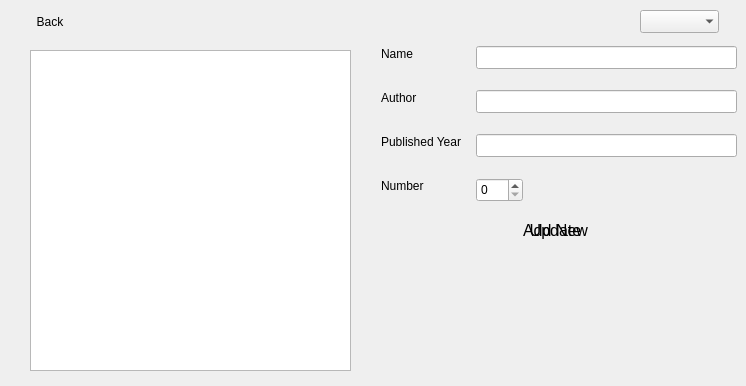
<?xml version="1.0" encoding="UTF-8"?>
<ui version="4.0">
 <class>book_edit</class>
 <widget class="QWidget" name="book_edit">
  <property name="geometry">
   <rect>
    <x>0</x>
    <y>0</y>
    <width>746</width>
    <height>386</height>
   </rect>
  </property>
  <property name="windowTitle">
   <string>Form</string>
  </property>
  <widget class="QLabel" name="Name_label">
   <property name="geometry">
    <rect>
     <x>381</x>
     <y>46</y>
     <width>36</width>
     <height>16</height>
    </rect>
   </property>
   <property name="text">
    <string>Name</string>
   </property>
  </widget>
  <widget class="QLabel" name="Author_label">
   <property name="geometry">
    <rect>
     <x>381</x>
     <y>90</y>
     <width>41</width>
     <height>16</height>
    </rect>
   </property>
   <property name="text">
    <string>Author</string>
   </property>
  </widget>
  <widget class="QLabel" name="Pub_label">
   <property name="geometry">
    <rect>
     <x>381</x>
     <y>134</y>
     <width>89</width>
     <height>16</height>
    </rect>
   </property>
   <property name="text">
    <string>Published Year</string>
   </property>
  </widget>
  <widget class="QLabel" name="No_label">
   <property name="geometry">
    <rect>
     <x>381</x>
     <y>178</y>
     <width>49</width>
     <height>16</height>
    </rect>
   </property>
   <property name="text">
    <string>Number</string>
   </property>
  </widget>
  <widget class="QLineEdit" name="Namebook">
   <property name="geometry">
    <rect>
     <x>476</x>
     <y>46</y>
     <width>261</width>
     <height>23</height>
    </rect>
   </property>
  </widget>
  <widget class="QLineEdit" name="Author">
   <property name="geometry">
    <rect>
     <x>476</x>
     <y>90</y>
     <width>261</width>
     <height>23</height>
    </rect>
   </property>
  </widget>
  <widget class="QLineEdit" name="Published_year">
   <property name="geometry">
    <rect>
     <x>476</x>
     <y>134</y>
     <width>261</width>
     <height>23</height>
    </rect>
   </property>
  </widget>
  <widget class="QSpinBox" name="Number">
   <property name="enabled">
    <bool>true</bool>
   </property>
   <property name="geometry">
    <rect>
     <x>476</x>
     <y>178</y>
     <width>47</width>
     <height>24</height>
    </rect>
   </property>
  </widget>
  <widget class="QPushButton" name="Update">
   <property name="geometry">
    <rect>
     <x>480</x>
     <y>220</y>
     <width>151</width>
     <height>21</height>
    </rect>
   </property>
   <property name="font">
    <font>
     <pointsize>12</pointsize>
    </font>
   </property>
   <property name="text">
    <string>Update</string>
   </property>
   <property name="flat">
    <bool>true</bool>
   </property>
  </widget>
  <widget class="QListWidget" name="Book_list">
   <property name="geometry">
    <rect>
     <x>30</x>
     <y>50</y>
     <width>321</width>
     <height>321</height>
    </rect>
   </property>
  </widget>
  <widget class="QPushButton" name="pushButton">
   <property name="geometry">
    <rect>
     <x>10</x>
     <y>10</y>
     <width>80</width>
     <height>23</height>
    </rect>
   </property>
   <property name="text">
    <string>Back</string>
   </property>
   <property name="flat">
    <bool>true</bool>
   </property>
  </widget>
  <widget class="QPushButton" name="addnew">
   <property name="geometry">
    <rect>
     <x>480</x>
     <y>220</y>
     <width>151</width>
     <height>21</height>
    </rect>
   </property>
   <property name="font">
    <font>
     <pointsize>12</pointsize>
    </font>
   </property>
   <property name="text">
    <string>Add New</string>
   </property>
   <property name="flat">
    <bool>true</bool>
   </property>
  </widget>
  <widget class="QComboBox" name="mode">
   <property name="geometry">
    <rect>
     <x>640</x>
     <y>10</y>
     <width>79</width>
     <height>23</height>
    </rect>
   </property>
   <property name="frame">
    <bool>false</bool>
   </property>
  </widget>
 </widget>
 <resources/>
 <connections/>
</ui>
